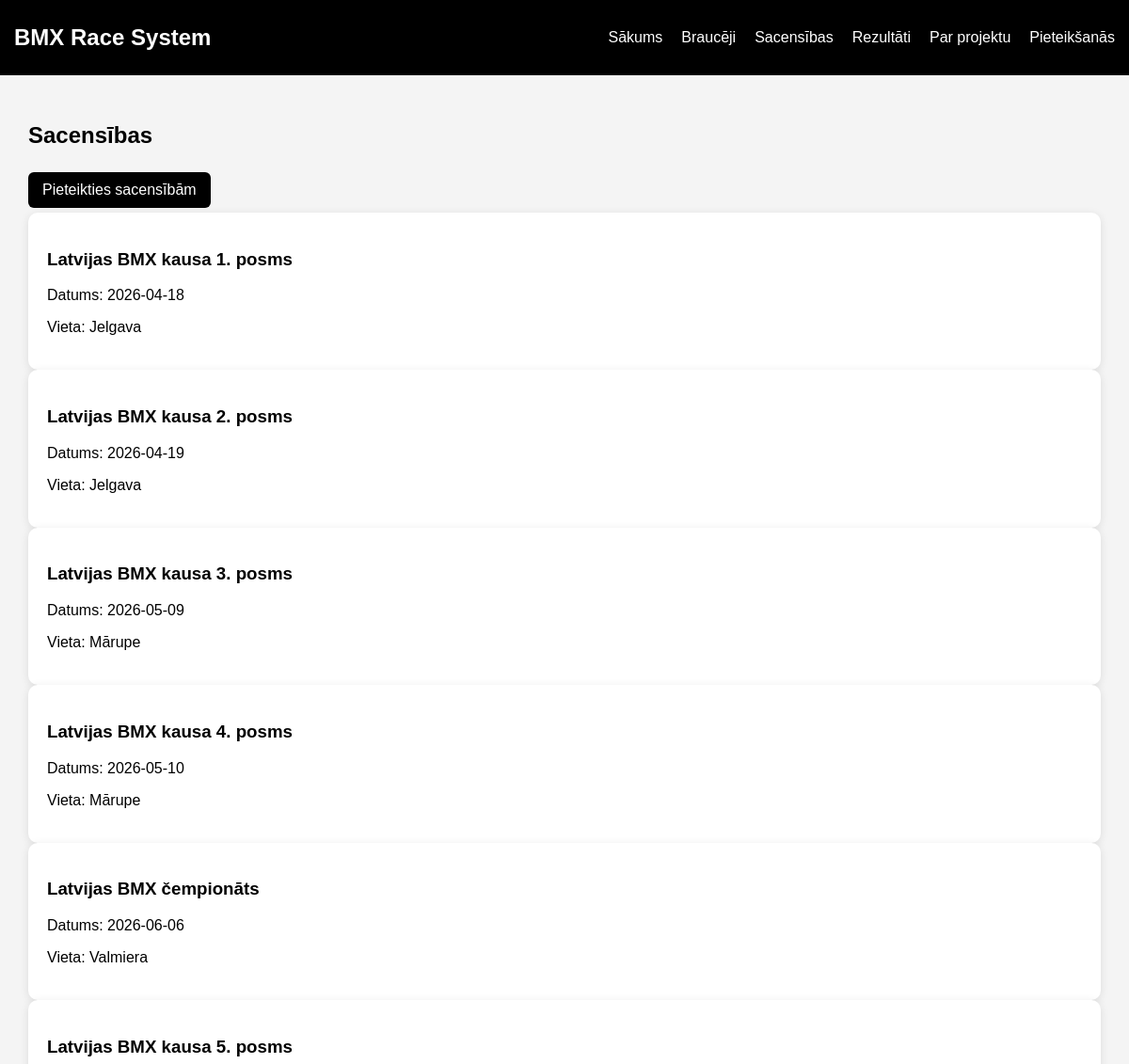
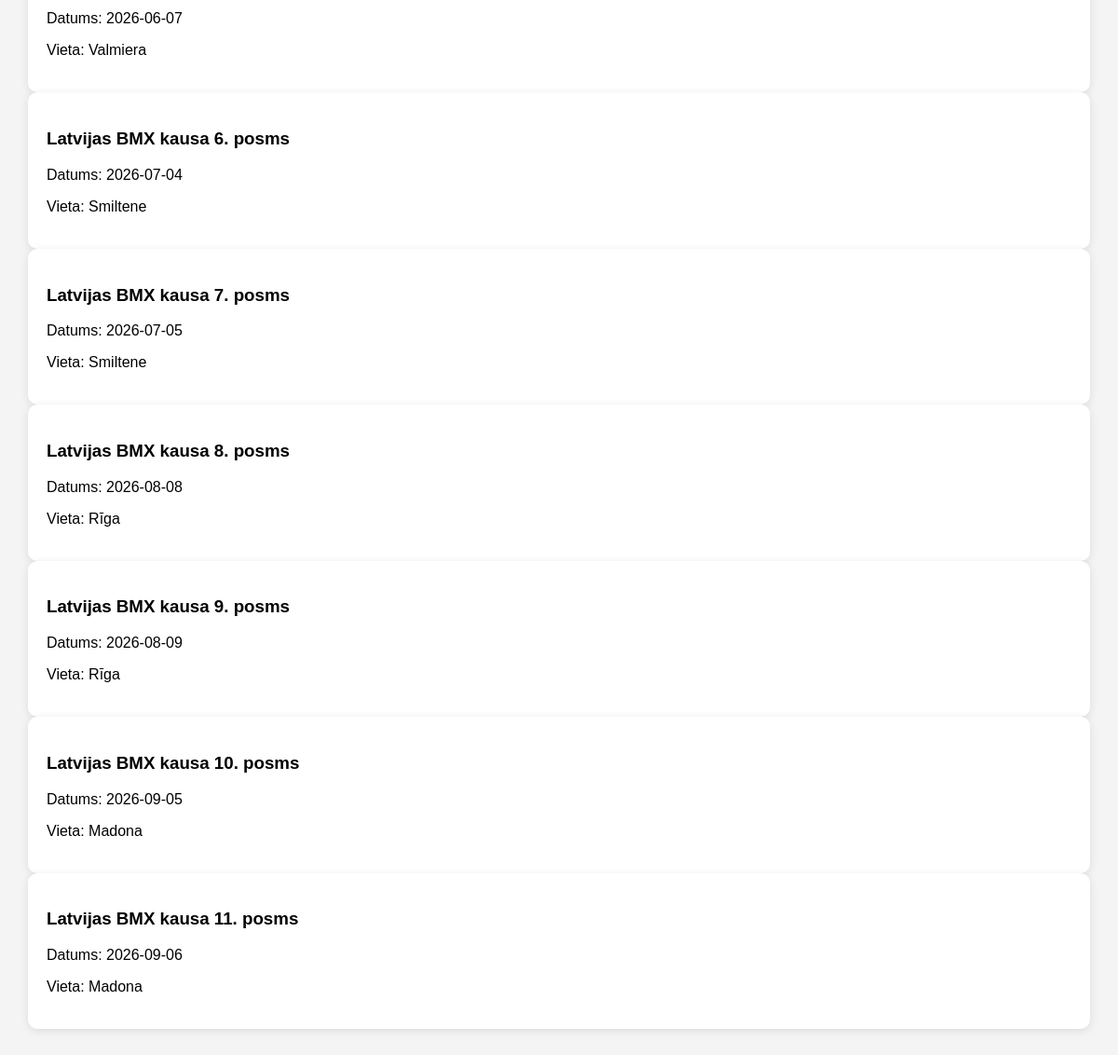
The app's page /races with its own data (2 pictures, top to bottom).
### tables this page shows
CREATE TABLE races (
            id INTEGER PRIMARY KEY AUTOINCREMENT,
            title TEXT NOT NULL,
            race_date TEXT NOT NULL,
            location TEXT NOT NULL
        );

### app.py (the view)
@app.route("/races")
def races():
    conn = get_db_connection()
    races = conn.execute("SELECT * FROM races").fetchall()
    conn.close()
    return render_template("races.html", races=races)

### app.py (called while the page is built)
def get_db_connection():
    conn = sqlite3.connect("database.db")
    conn.row_factory = sqlite3.Row
    return conn

### templates/races.html
{% extends "base.html" %}
{% block content %}
<h2>Sacensības</h2>
<a class="button" href="/register">Pieteikties sacensībām</a>
{% for race in races %}
<div class="card">
    <h3>{{ race.title }}</h3>
    <p>Datums: {{ race.race_date }}</p>
    <p>Vieta: {{ race.location }}</p>
</div>
{% endfor %}
{% endblock %}

### static/style.css (style rules this page uses)
body { margin: 0; font-family: Arial, sans-serif; background-color: #f4f4f4; }
.card { background-color: white; padding: 20px; border-radius: 10px; }
.button, button { display: inline-block; background-color: black; color: white; padding: 10px 15px; border-radius: 6px; text-decoration: none; border: none; margin: 5px 5px 5px 0; cursor: pointer; }
.card { box-shadow: 0 2px 10px rgba(0,0,0,0.1); }

### records on screen
races: title "Latvijas BMX kausa 1. posms", race_date "2026-04-18", location "Jelgava"
races: title "Latvijas BMX kausa 2. posms", race_date "2026-04-19", location "Jelgava"
races: title "Latvijas BMX kausa 3. posms", race_date "2026-05-09", location "Mārupe"
races: title "Latvijas BMX kausa 4. posms", race_date "2026-05-10", location "Mārupe"
races: title "Latvijas BMX čempionāts", race_date "2026-06-06", location "Valmiera"
races: title "Latvijas BMX kausa 5. posms", race_date "2026-06-07", location "Valmiera"
races: title "Latvijas BMX kausa 6. posms", race_date "2026-07-04", location "Smiltene"
races: title "Latvijas BMX kausa 7. posms", race_date "2026-07-05", location "Smiltene"
races: title "Latvijas BMX kausa 8. posms", race_date "2026-08-08", location "Rīga"
races: title "Latvijas BMX kausa 9. posms", race_date "2026-08-09", location "Rīga"
races: title "Latvijas BMX kausa 10. posms", race_date "2026-09-05", location "Madona"
races: title "Latvijas BMX kausa 11. posms", race_date "2026-09-06", location "Madona"
